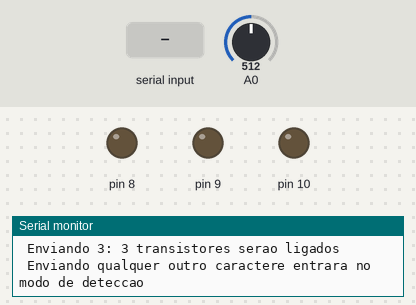
The sketch below on a simulated Arduino Uno, built with avr-gcc and run on an emulated ATmega328P. Shown: output pins drawn as LEDs (lit = HIGH), the last lines printed to the serial monitor. The inputs (shaded band) are chosen by the test bench; at power-on: A0 = 512.

Above: at 1.0 s.
1.1 s: "30,150\n" received over Serial
At 1.22 s:
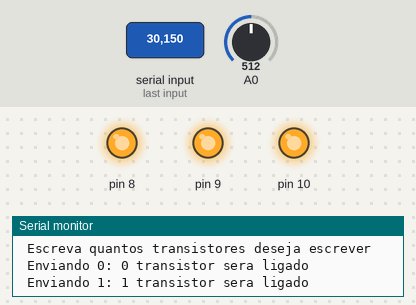
2.8 s: "1\n" received over Serial
At 3.9 s:
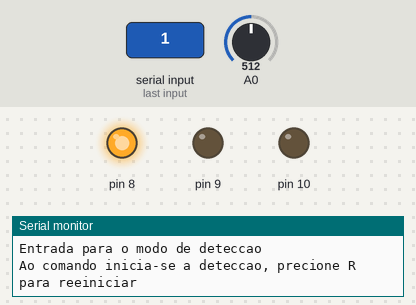
4.3 s: byte 0 (0) received over Serial
6.2 s: "2\n" received over Serial
At 6.7 s:
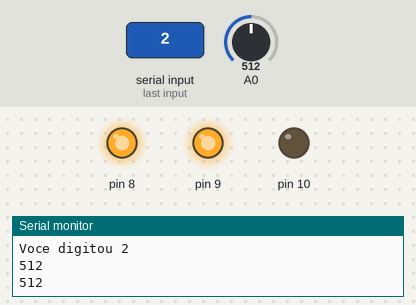
7.8 s: "0\n" received over Serial
At 9.1 s:
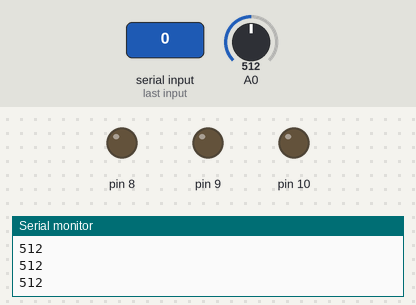
9.4 s: "3\n" received over Serial
At 10.5 s:
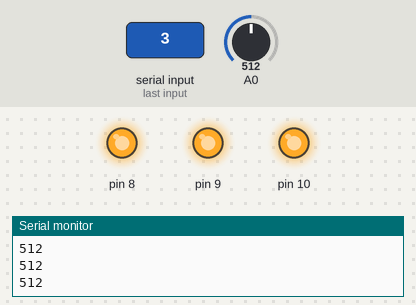
Timing chart, 0 to 12.0 s (numbered marks = the images above; inputs shaded):
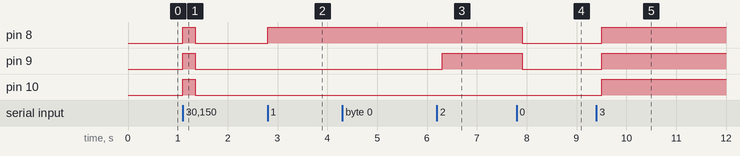

The sketch:

Prog_nivel_de_zero_e_deteccao.ino
```cpp
/*
GME - Grupo de Metodos Eletroforéticos
Instituto de Quimica - UFG

O circuito ligado ao arduino é constituido por um fotodiodo polarizado apropriadamente com sinal ligado a porta A0 do Arduino.
Também foi montado 3 transistores em paralelo devidamente polarizados ligados a um led. Esse Led quando alimentado devidamente fornece luz
para o fotodiodo. Os pinos ligados a esses transitores são o 8, 9 e 10.
O codigo foi escrito para fazer a leitura do sinal do fotodiodo na porta A0 e ajuste de nível de zero pela Serial.
Através de comandos pela Serial realiza-se o acionamento de cada transitor em paralelo que alimenta o led.


                                      +-----+
         +----[PWR]-------------------| USB |--+
         |                            +-----+  |
         |         GND/RST2  [ ][ ]            |
         |       MOSI2/SCK2  [ ][ ]  A5/SCL[ ] |   C5
         |          5V/MISO2 [ ][ ]  A4/SDA[ ] |   C4
         |                             AREF[ ] |
         |                              GND[ ] |
         | [ ]N/C                    SCK/13[ ] |   B5
         | [ ]v.ref                 MISO/12[ ] |   .
         | [ ]RST                   MOSI/11[ ]~|   .
         | [ ]3V3    +---+               10[ ]~|   .
         | [ ]5v     | A |                9[ ]~|   .
         | [ ]GND   -| R |-               8[ ] |   B0
         | [ ]GND   -| D |-                    |
         | [ ]Vin   -| U |-               7[ ] |   D7
         |          -| I |-               6[ ]~|   .
         | [ ]A0    -| N |-               5[ ]~|   .
         | [ ]A1    -| O |-               4[ ] |   .
         | [ ]A2     +---+           INT1/3[ ]~|   .
         | [ ]A3                     INT0/2[ ] |   .
         | [ ]A4/SDA  RST SCK MISO     TX>1[ ] |   .
         | [ ]A5/SCL  [ ] [ ] [ ]      RX<0[ ] |   D0
         |            [ ] [ ] [ ]              |
         |  UNO_R3    GND MOSI 5V  ____________/
          \_______________________/


criado   Set 2014
por Wanderson D. Lopes
modificado set 2022
por Wanderson D. Lopes
*/


int foto;
int n;

void setup() {
  Serial.begin(9600);
  pinMode(8,OUTPUT);
  pinMode(9,OUTPUT);
  pinMode(10,OUTPUT);
  digitalWrite(8,LOW);
  digitalWrite(9,LOW);
  digitalWrite(10,LOW);
  Intro();
}

void Intro(){
  Limpa();
  Serial.println(" Escreva quantos transistores deseja escrever");
  Serial.println(" Enviando 0: 0 transistor sera ligado");
  Serial.println(" Enviando 1: 1 transistor sera ligado");
  Serial.println(" Enviando 2: 2 transistores serao ligados");
  Serial.println(" Enviando 3: 3 transistores serao ligados");
  Serial.println(" Enviando qualquer outro caractere entrara no modo de deteccao");
  while(!Serial.available()){}
  n = Serial.read() - 48;
}

void loop() {
  switch(n){
    case 0: Serial.println("Voce digitou 0");
            digitalWrite(8,LOW);
            digitalWrite(9,LOW);
            digitalWrite(10,LOW);
  break;
    case 1: Serial.println("Voce digitou 1");
            digitalWrite(8,HIGH);
            digitalWrite(9,LOW);
            digitalWrite(10,LOW);
  break;
    case 2: Serial.println("Voce digitou 2");
            digitalWrite(8,HIGH);
            digitalWrite(9,HIGH);
            digitalWrite(10,LOW);
  break;
    case 3: Serial.println("Voce digitou 3");
            digitalWrite(8,HIGH);
            digitalWrite(9,HIGH);
            digitalWrite(10,HIGH);
  break;
    default:  Detect();
  }
  Intro();
}

int Detect(){
  Limpa();
  Serial.println("Entrada para o modo de deteccao");
  Serial.println("Ao comando inicia-se a deteccao, precione R para reeiniciar");
  while(!Serial.available());{}
  char op = Serial.read();
  if(op == 'R'){
    return 0;
  }
  Limpa();
  char control;
  bool lup = true;
  while(lup){
    Foto();
    if(Serial.available()){
      control = Serial.read();
      if(control == 'R'){
        return 0;
      }
      n = int(control) - 48;
      Change();
    }
  }
  Serial.println("Deteccao finalizada");
  return 0;
}

void Limpa(){
 if(Serial.available()){
   int trash;
   while(1 <= Serial.available()){
      trash = Serial.read();
   }
 }
}

void Foto(){
  foto = analogRead(A0);
  Serial.println(foto);
  delay(200);
}

void Change(){
  switch(n){
    case 0: Serial.println("Voce digitou 0");
            digitalWrite(8,LOW);
            digitalWrite(9,LOW);
            digitalWrite(10,LOW);
  break;
    case 1: Serial.println("Voce digitou 1");
            digitalWrite(8,HIGH);
            digitalWrite(9,LOW);
            digitalWrite(10,LOW);
  break;
    case 2: Serial.println("Voce digitou 2");
            digitalWrite(8,HIGH);
            digitalWrite(9,HIGH);
            digitalWrite(10,LOW);
  break;
    case 3: Serial.println("Voce digitou 3");
            digitalWrite(8,HIGH);
            digitalWrite(9,HIGH);
            digitalWrite(10,HIGH);
  break;
    default: Limpa();
  }
  Limpa();
}
```

Measured:
- after the input at 1.1 s, pin 8–10: LOW → HIGH at once, → LOW 0.25 s later
- after the input at 2.8 s, pin 8: LOW → HIGH at once
- after the input at 6.2 s, pin 9: LOW → HIGH after 0.10 s
- after the input at 7.8 s, pin 8, pin 9: HIGH → LOW after 0.11 s
- after the input at 9.4 s, pin 8–10: LOW → HIGH after 0.11 s
